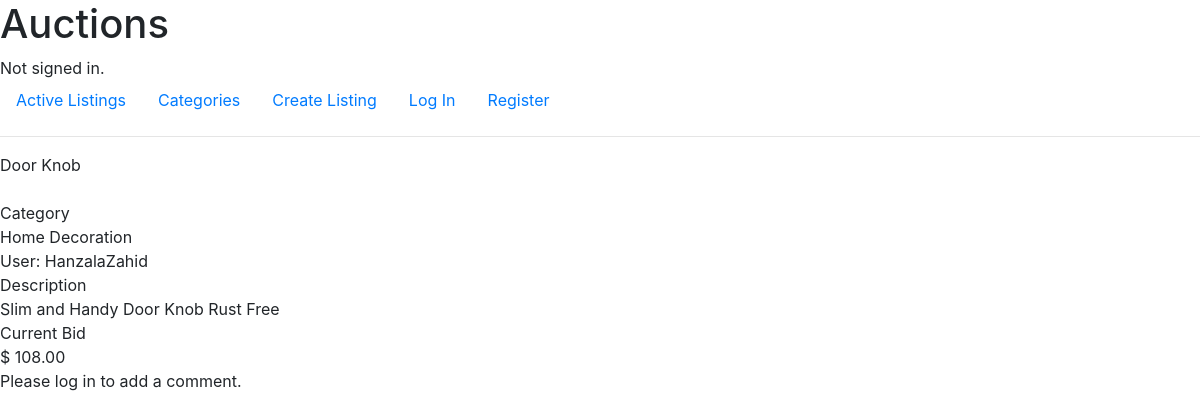
/listing/2, run on an earlier commit of the app's database.
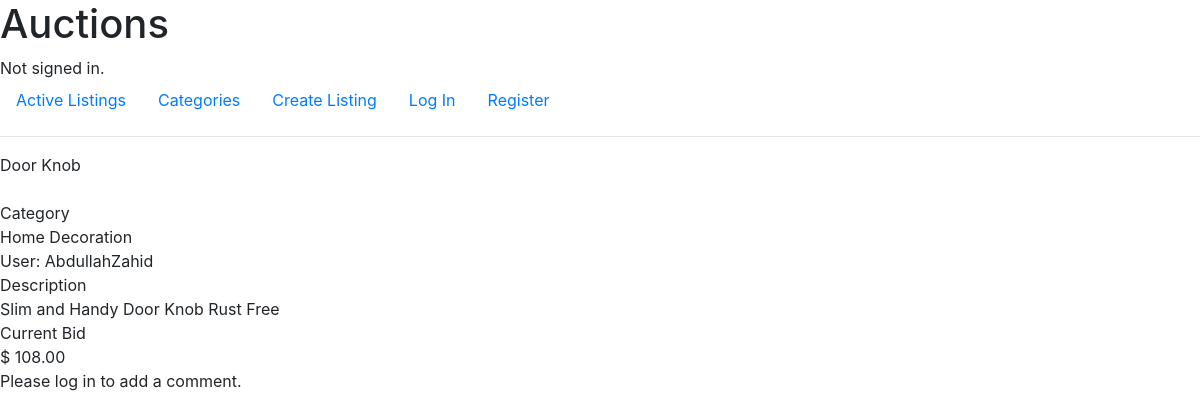
And on a later commit of the database.
### auctions/models.py (models this page shows, shortened)
class Listing(models.Model):
    user = models.ForeignKey(User, on_delete=models.CASCADE, related_name='listing_user')
    title = models.CharField('Title', max_length=256)
    description = models.TextField('Description')
    image = models.URLField('Image', null=True, blank=True)
    category = models.ForeignKey(Category, on_delete=models.CASCADE, related_name='listings')
    sold_to = models.ForeignKey(User, null=True, on_delete=models.CASCADE, related_name='bought_listing', blank=True)
    status = models.BooleanField('Status', default=True)
    created_at = models.DateTimeField('Created At', default=timezone.now, editable=False)

class User(AbstractUser):
    pass

class Category(models.Model):
    name = models.CharField('Name', max_length=64)
    def __str__(self):
        return self.name

### auctions/views.py (the view)
# urls.py: path('listing/<int:listing_id>', views.show, name='show'),
def show(request, listing_id):
    try:
        listing = Listing.objects.get(id = listing_id)
    except Listing.DoesNotExist:
        return render(request, 'auctions/error.html', {
            'message' : '404 - Listing Not Found'
        })
    bid_form = BidForm(listing=listing)
    comments = Comment.objects.filter(listing = listing_id)
    highestbid = Bid.objects.filter(listing = listing).order_by('-price').first()
    if request.user.is_authenticated:
        user_id = request.user.id
        user = User.objects.get(id=user_id)
        existing_watchlist = Watchlist.objects.filter(user = user, listing = listing)
    else:
        existing_watchlist = None
    return render(request, 'auctions/show.html', {
        'listing' : listing,
        'comments' : comments,
        'bid_form' : bid_form,
        'highestbid' : highestbid.price if highestbid else None,
        'watchlist' : existing_watchlist
    })

### auctions/templates/auctions/show.html (shortened to what this page needs)
{% extends "auctions/layout.html" %}
{% block body %}
    <div class="listing-details">
        <div class="title">
            {{ listing.title }}
        </div>
        <div class="image">
        </div>
        <div class="category">
            <div class="label">
                Category
            </div>
            {{ listing.category }}
        </div>
        <div class="description">
            User: {{ listing.user }}
            <div class="label">
                Description
            </div>
            {{ listing.description }}
        </div>
        <div class="price">
            <div class="label">
                Current Bid
            </div>
            <div class="amount">$ {{ highestbid }}</div>
        </div>
    </div>
    {% if user.is_authenticated %}
        {% if messages %}
            <ul>
                {% for message in messages %}
                <li {% if message.tags %} class="{{ message.tags }}" {% endif %}>{{ message }}</li>
                {% endfor %}
            </ul>
        {% endif %}
        {% if listing.user.id == user.id and listing.status %}
            <form action="{% url 'disable_listing' listing_id=listing.id %}" method="POST">
                {% csrf_token %}
                <input type="submit" value="Disable Listing" />
            </form>
        {% endif %}
        {% if listing.user.id != user.id %}
            <form action="{% url 'watchlist' listing_id=listing.id %}" method="POST">
                {% csrf_token %}
                <input type="submit" value="{% if watchlist %} Remove From {% else %} Add to {% endif %} Watchlist" />
            </form>
            {% if listing.status %}
            <form action="{% url 'bid' listing_id=listing.id %}" method="post" class="bid-form">
                {% csrf_token %}
                {{ bid_form }}
                <input type="submit" value="Place Bid">
            </form>
            <div class="add-comment">
                <form action="{% url 'comment' listing_id=listing.id %}" method="post">
                    {% csrf_token %}
                    <textarea name="comment" cols="30" rows="10"></textarea>
                    <input type="submit" value="Post Comment">
                </form>
            </div>
            {% endif %}
        {% endif %}
    {% else %}
        <p>Please log in to add a comment.</p>
    {% endif %}
{% endblock %}

What changed in the data, as far as the page shows it:
changed Listing "Door Knob": user "HanzalaZahid" → "AbdullahZahid"
